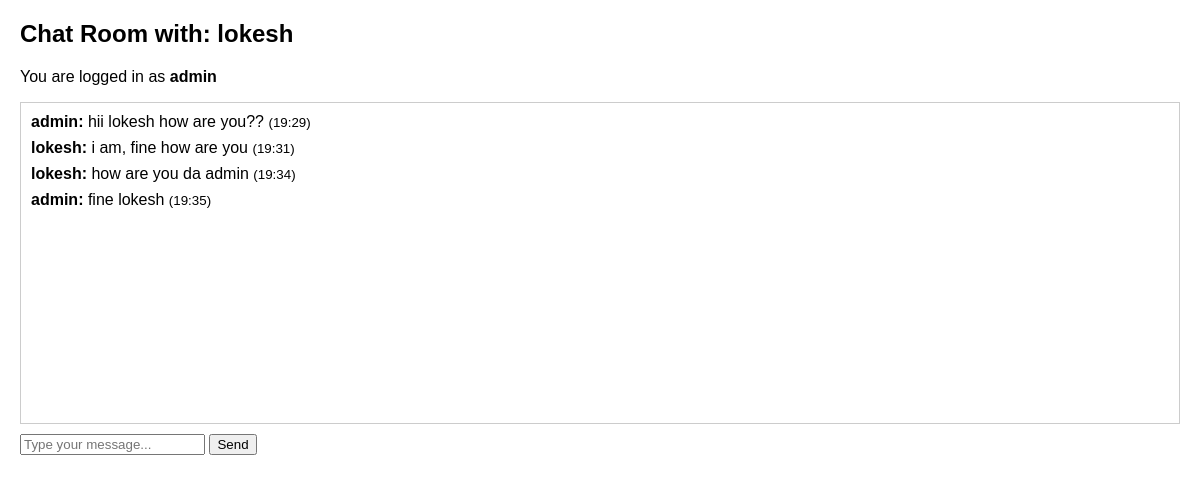
The app's page /chat/3/ (signed in) with its own data.
### rcm_app/models.py (models this page shows, shortened)
class Message(models.Model):
    room = models.ForeignKey(ChatRoom, on_delete=models.CASCADE)
    sender = models.ForeignKey(User, on_delete=models.CASCADE)
    content = models.TextField()
    timestamp = models.DateTimeField(auto_now_add=True)

### rcm_app/views.py (the view)
# urls.py: path('chat/<int:room_id>/', chat_room, name='chat_room'),
@login_required
def chat_room(request, room_id):
    room = get_object_or_404(ChatRoom, id=room_id)
    if request.user not in room.users.all():
        return redirect('user_list')
    messages = Message.objects.filter(room=room).order_by('timestamp')
    return render(request, 'chat_room.html', {'room': room, 'messages': messages})

### templates/chat_room.html (shortened to what this page needs)
{% load static %}
<!DOCTYPE html>
<html>
<head>
</head>
<body>
    <h2>Chat Room with:
        {% for user in room.users.all %}
            {% if user != request.user %}
                {{ user.username }}
            {% endif %}
        {% endfor %}
    </h2>
    <p>You are logged in as <strong>{{ request.user.username }}</strong></p>
    <div id="messages">
        {% for message in messages %}
            <div class="message">
                <strong>{{ message.sender.username }}:</strong>
                {{ message.content }}
                <small>({{ message.timestamp|date:"H:i" }})</small>
            </div>
        {% endfor %}
    </div>
    <form id="chat-form" method="post">
        <input type="text" id="chat-input" placeholder="Type your message..." required>
        <button type="submit">Send</button>
    </form>
</body>
</html>

### templates/chat_room.html (style rules this page uses)
#messages { height: 300px; overflow-y: scroll; border: 1px solid #ccc; padding: 10px; margin-bottom: 10px; }
body { font-family: Arial, sans-serif; margin: 20px; }
.message { margin-bottom: 8px; }

### records on screen
Message: sender.username "admin", content "hii lokesh how are you??", timestamp "19:29"
Message: sender.username "lokesh", content "i am, fine how are you", timestamp "19:31"
Message: sender.username "lokesh", content "how are you da admin", timestamp "19:34"
Message: sender.username "admin", content "fine lokesh", timestamp "19:35"

### other values on screen
{{ user.username }} "lokesh"
{{ request.user.username }} "admin"
